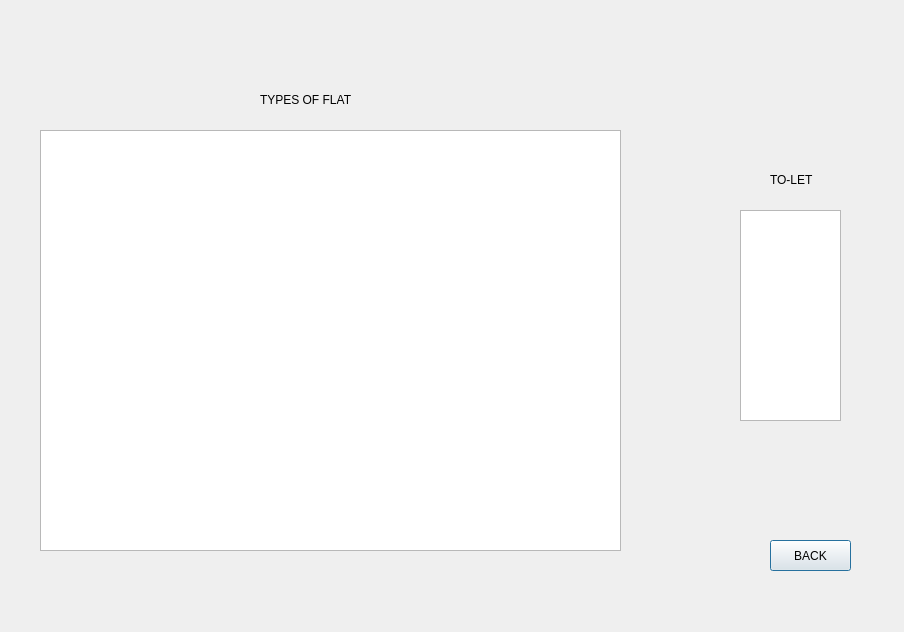
<?xml version="1.0" encoding="UTF-8"?>
<ui version="4.0">
 <class>TOLET</class>
 <widget class="QDialog" name="TOLET">
  <property name="geometry">
   <rect>
    <x>0</x>
    <y>0</y>
    <width>904</width>
    <height>632</height>
   </rect>
  </property>
  <property name="windowTitle">
   <string>FLAT INFORMATION</string>
  </property>
  <widget class="QTableWidget" name="tableWidget">
   <property name="geometry">
    <rect>
     <x>740</x>
     <y>210</y>
     <width>101</width>
     <height>211</height>
    </rect>
   </property>
  </widget>
  <widget class="QTextEdit" name="textEdit">
   <property name="geometry">
    <rect>
     <x>40</x>
     <y>130</y>
     <width>581</width>
     <height>421</height>
    </rect>
   </property>
   <property name="font">
    <font>
     <pointsize>13</pointsize>
     <bold>true</bold>
    </font>
   </property>
   <property name="readOnly">
    <bool>true</bool>
   </property>
  </widget>
  <widget class="QLabel" name="label">
   <property name="geometry">
    <rect>
     <x>770</x>
     <y>170</y>
     <width>63</width>
     <height>20</height>
    </rect>
   </property>
   <property name="text">
    <string>TO-LET</string>
   </property>
  </widget>
  <widget class="QLabel" name="label_2">
   <property name="geometry">
    <rect>
     <x>260</x>
     <y>90</y>
     <width>101</width>
     <height>20</height>
    </rect>
   </property>
   <property name="text">
    <string>TYPES OF FLAT</string>
   </property>
  </widget>
  <widget class="QPushButton" name="pushButton_BACK">
   <property name="geometry">
    <rect>
     <x>770</x>
     <y>540</y>
     <width>81</width>
     <height>31</height>
    </rect>
   </property>
   <property name="text">
    <string>BACK</string>
   </property>
  </widget>
 </widget>
 <resources/>
 <connections/>
</ui>
